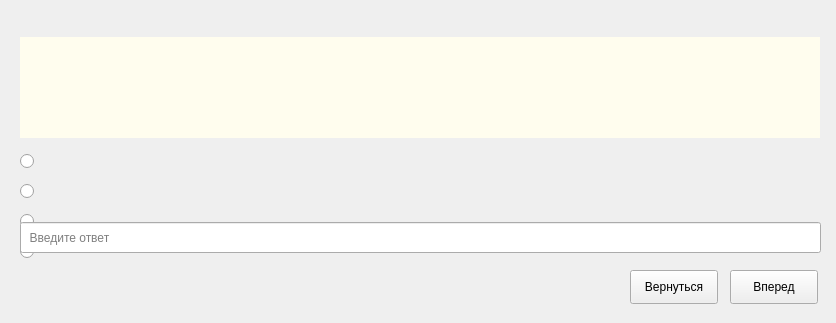
<?xml version="1.0" encoding="UTF-8"?>
<ui version="4.0">
 <class>Test</class>
 <widget class="QMainWindow" name="Test">
  <property name="geometry">
   <rect>
    <x>0</x>
    <y>0</y>
    <width>836</width>
    <height>323</height>
   </rect>
  </property>
  <property name="windowTitle">
   <string>MainWindow</string>
  </property>
  <widget class="QWidget" name="centralwidget">
   <widget class="QLabel" name="label_quest">
    <property name="geometry">
     <rect>
      <x>20</x>
      <y>37</y>
      <width>800</width>
      <height>101</height>
     </rect>
    </property>
    <property name="sizePolicy">
     <sizepolicy hsizetype="Preferred" vsizetype="Preferred">
      <horstretch>0</horstretch>
      <verstretch>0</verstretch>
     </sizepolicy>
    </property>
    <property name="font">
     <font>
      <weight>50</weight>
      <bold>false</bold>
     </font>
    </property>
    <property name="styleSheet">
     <string notr="true">background-color: rgb(255, 253, 238);</string>
    </property>
    <property name="text">
     <string/>
    </property>
    <property name="margin">
     <number>20</number>
    </property>
   </widget>
   <widget class="QPushButton" name="pushButton_next">
    <property name="geometry">
     <rect>
      <x>730</x>
      <y>270</y>
      <width>88</width>
      <height>34</height>
     </rect>
    </property>
    <property name="text">
     <string>Вперед</string>
    </property>
   </widget>
   <widget class="QPushButton" name="pushButton_back">
    <property name="geometry">
     <rect>
      <x>630</x>
      <y>270</y>
      <width>88</width>
      <height>34</height>
     </rect>
    </property>
    <property name="text">
     <string>Вернуться</string>
    </property>
   </widget>
   <widget class="QRadioButton" name="radioButton_1">
    <property name="geometry">
     <rect>
      <x>20</x>
      <y>150</y>
      <width>800</width>
      <height>22</height>
     </rect>
    </property>
    <property name="text">
     <string/>
    </property>
   </widget>
   <widget class="QRadioButton" name="radioButton_2">
    <property name="geometry">
     <rect>
      <x>20</x>
      <y>180</y>
      <width>800</width>
      <height>22</height>
     </rect>
    </property>
    <property name="text">
     <string/>
    </property>
   </widget>
   <widget class="QRadioButton" name="radioButton_3">
    <property name="geometry">
     <rect>
      <x>20</x>
      <y>210</y>
      <width>800</width>
      <height>22</height>
     </rect>
    </property>
    <property name="text">
     <string/>
    </property>
   </widget>
   <widget class="QRadioButton" name="radioButton_4">
    <property name="geometry">
     <rect>
      <x>20</x>
      <y>240</y>
      <width>800</width>
      <height>22</height>
     </rect>
    </property>
    <property name="text">
     <string/>
    </property>
   </widget>
   <widget class="QLineEdit" name="lineEdit_answer">
    <property name="geometry">
     <rect>
      <x>20</x>
      <y>222</y>
      <width>801</width>
      <height>31</height>
     </rect>
    </property>
    <property name="placeholderText">
     <string>  Введите ответ</string>
    </property>
   </widget>
  </widget>
 </widget>
 <resources/>
 <connections/>
</ui>
